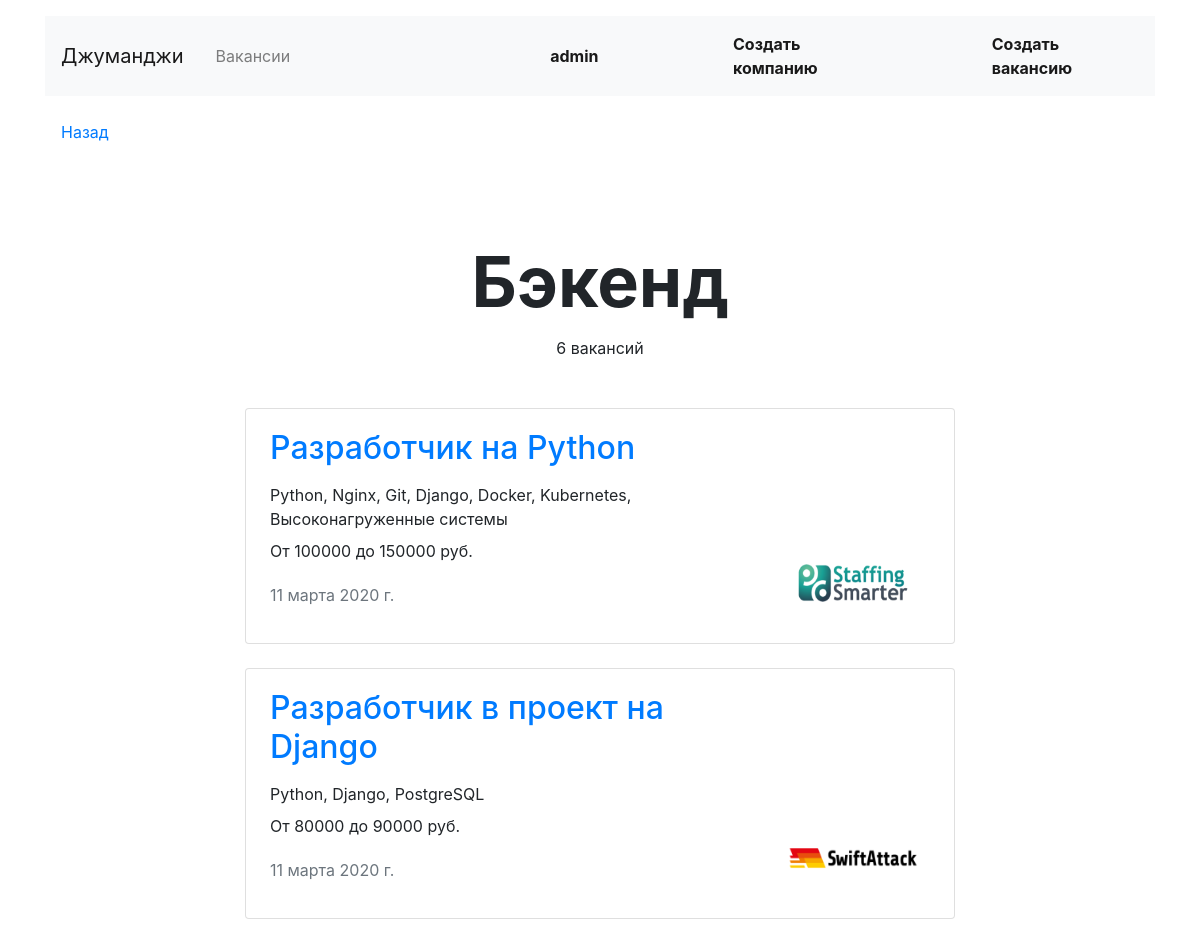
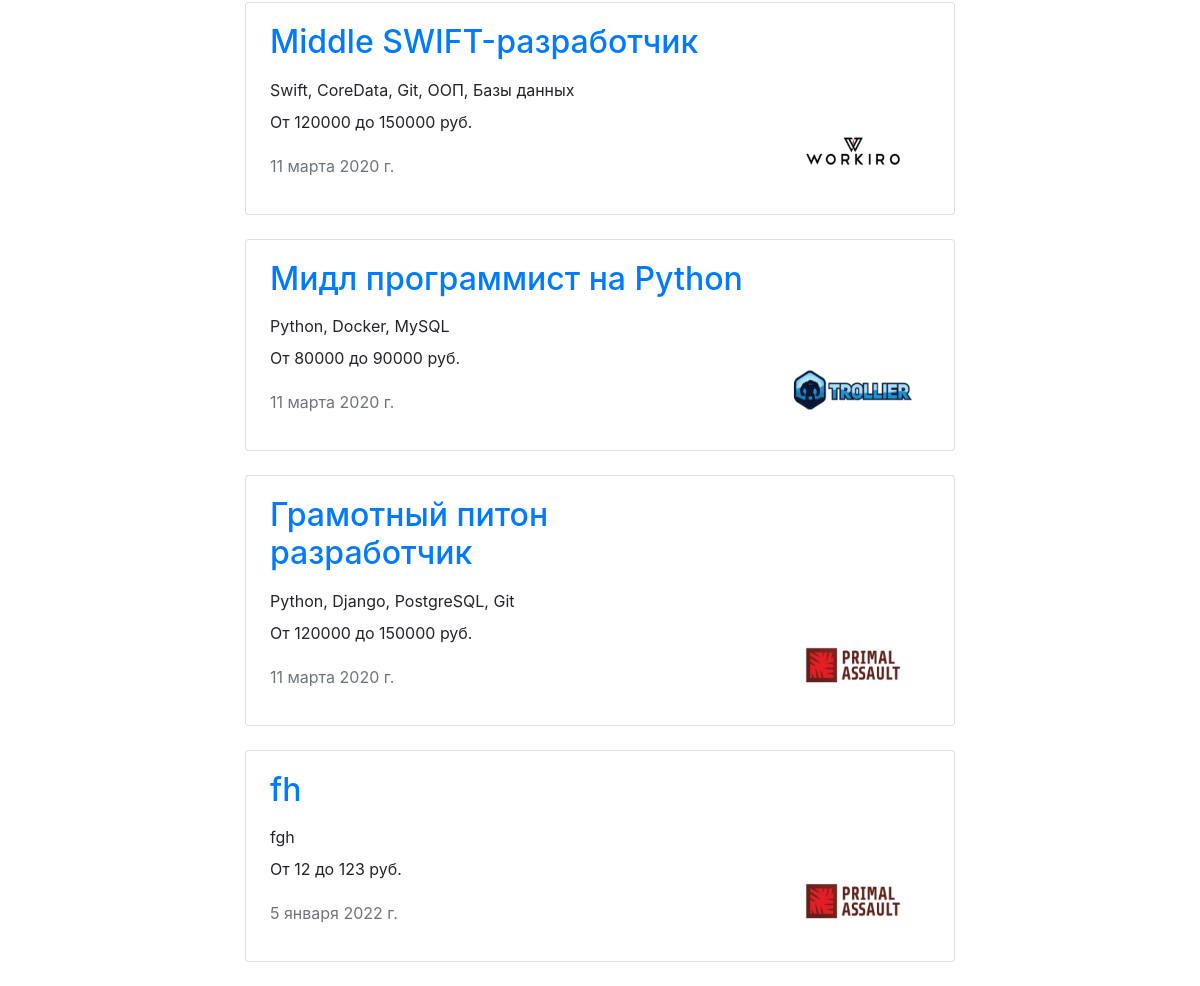
Page /vacancies/cat/backend (signed in) on the committed database (2 pictures, top to bottom).
### vacancies/models.py (models this page shows, shortened)
class Specialty(models.Model):
    code = CharField(max_length=200)
    title = CharField(max_length=200)
    picture = models.ImageField(upload_to=MEDIA_SPECIALITY_IMAGE_DIR, height_field='height_field', width_field='width_field')
    height_field = models.PositiveIntegerField(default=80)
    width_field = models.PositiveIntegerField(default=100)

class Vacancy(models.Model):
    title = CharField(max_length=200)
    specialty = ForeignKey('Specialty', on_delete=SET('IT'), related_name="vacancies")
    company = ForeignKey('Company', on_delete=CASCADE, related_name="companies")
    skills = TextField()
    description = TextField()
    salary_min = PositiveIntegerField()
    salary_max = PositiveIntegerField()
    published_at = DateField()

class Company(models.Model):
    name = CharField(max_length=200)
    location = CharField(max_length=200)
    logo = models.ImageField(upload_to=MEDIA_COMPANY_IMAGE_DIR, height_field='height_field', width_field='width_field')
    height_field = models.PositiveIntegerField(default=60)
    width_field = models.PositiveIntegerField(default=100)
    description = TextField()
    employee_count = PositiveIntegerField()
    owner = OneToOneField('auth.User', on_delete=CASCADE, related_name='company', blank=True, null=True)

### vacancies/views.py (the view)
# urls.py: path('vacancies/cat/<str:category_name>', vacancies.vacancies_on_category, name='vacancies_on_category'),
def vacancies_on_category(request, category_name):
    try:
        specialty = Specialty.objects.get(code=category_name)
        vacancies_on_category = Vacancy.objects.filter(specialty=specialty)
        context = {
            'vacancies_on_category': vacancies_on_category,
            'specialty': specialty,
            'number_of_vacancies': len(vacancies_on_category),
        }
        return render(request, 'vacancies_on_category.html', context)
    except Specialty.DoesNotExist or Vacancy.DoesNotExist:
        return redirect(main_view)

### vacancies/templates/vacancies_on_category.html (shortened to what this page needs)
{% extends 'base.html' %}
{% block container %}
  <main class="container mt-3">
    <section>
      <h1 class="h1 text-center mx-auto mt-4 pt-5" style="font-size: 70px;"><strong>{{ specialty.title }}</strong></h1>
      <p class="text-center pt-1">{{ number_of_vacancies }} вакансий</p>
      <div class="row mt-5">
        <div class="col-12 col-lg-8 offset-lg-2 m-auto">
          {% if not vacancies_on_category %}
          <div class="text-center">Нет вакансий</div>
          {% else %}
            {% for vacancy in vacancies_on_category %}
              {% include 'vacancy_summary.html' %}
            {% endfor %}
          {% endif %}
    </section>
  </main>
{% endblock %}

### vacancies/templates/base.html (shortened to what this page needs)
<!DOCTYPE html>
<html lang="ru">
<head>
  <link rel="stylesheet" href="https://stackpath.bootstrapcdn.com/bootstrap/4.3.1/css/bootstrap.min.css">
</head>
<body>
  <header class="container mt-3">
    <nav class="navbar navbar-expand-lg navbar-light bg-light">
      <a class="navbar-brand mr-4" href="/">Джуманджи</a>
      <div class="collapse navbar-collapse justify-content-between" id="navbarNav">
        <ul class="navbar-nav col-2">
          <li class="nav-item">
            <a class="nav-link" href="{% url 'vacancies' %}">Вакансии</a>
          </li>
        </ul>
        <ul class="navbar-nav col-2 justify-content-end">
          <li class="nav-item active">
            {% if user.username %}
              <a href="#" class="nav-link font-weight-bold">{{ user.username }}</a>
            {% else %}
              <a href="/login" class="nav-link font-weight-bold">Вход</a>
            {% endif %}
          </li>
        </ul>
        <ul class="navbar-nav col-2 justify-content-end">
          <li class="nav-item active">
            <a href="{% url 'create_company'%}" class="nav-link font-weight-bold">Создать компанию</a>
          </li>
        </ul>
        <ul class="navbar-nav col-2 justify-content-end">
          <li class="nav-item active">
            <a href="{% url 'create_vacancy'%}" class="nav-link font-weight-bold">Создать вакансию</a>
          </li>
        </ul>
      </div>
    </nav>
  </header>
  <main class="container mt-3">
    <div class="navbar mt-2">
      <p><a href="javascript:history.go(-1)">Назад</a></p>
    </div>
  {% block container %}{% endblock %}
</body>
</html>

### vacancies/templates/vacancy_summary.html
<div class="card mb-4">
    <div class="card-body px-4">
        <div class="row">
        <a href="{% url 'vacancy' vacancy.id %}"><div class="col-12 col-md-8 col-lg-9">
            <h2 class="h2 pb-2">{{ vacancy.title }}</h2>
        </a>
            <p class="mb-2">{{ vacancy.skills }}</p>
            <p>От {{ vacancy.salary_min }} до {{ vacancy.salary_max }} руб.</p>
            <p class="text-muted pt-1">{{ vacancy.published_at }}</p>
        </div>
        <div class="col-12 col-md-4 col-lg-3 d-flex align-items-end">
            <a href="{% url 'company_card' vacancy.company.id %}"><img src="{{ vacancy.company.logo.url }}" width="130" height="80" alt=""></a>
        </div>
        </div>
    </div>
</div>

### rows in the picture
Specialty: title "Бэкенд"
Vacancy: title "Разработчик на Python", skills "Python, Nginx, Git, Django, Docker, Kubernetes, Высоконагруженные системы", salary_min "100000", salary_max "150000", published_at "11 марта 2020 г.", company.logo (picture)
Vacancy: title "Разработчик в проект на Django", skills "Python, Django, PostgreSQL", salary_min "80000", salary_max "90000", published_at "11 марта 2020 г.", company.logo (picture)
Vacancy: title "Middle SWIFT-разработчик", skills "Swift, CoreData, Git, ООП, Базы данных", salary_min "120000", salary_max "150000", published_at "11 марта 2020 г.", company.logo (picture)
Vacancy: title "Мидл программист на Python", skills "Python, Docker, MySQL", salary_min "80000", salary_max "90000", published_at "11 марта 2020 г.", company.logo (picture)
Vacancy: title "Грамотный питон разработчик", skills "Python, Django, PostgreSQL, Git", salary_min "120000", salary_max "150000", published_at "11 марта 2020 г.", company.logo (picture)
Vacancy: title "fh", skills "fgh", salary_min "12", salary_max "123", published_at "5 января 2022 г.", company.logo (picture)

### other values in the picture
{{ user.username }} "admin"
{{ number_of_vacancies }} "6"
